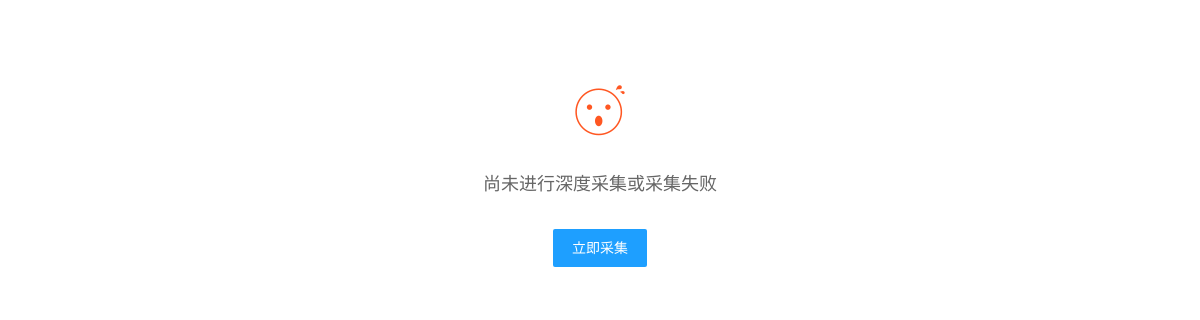
The page /business/warehouse/preview/2 (signed in) on the database as committed earlier.
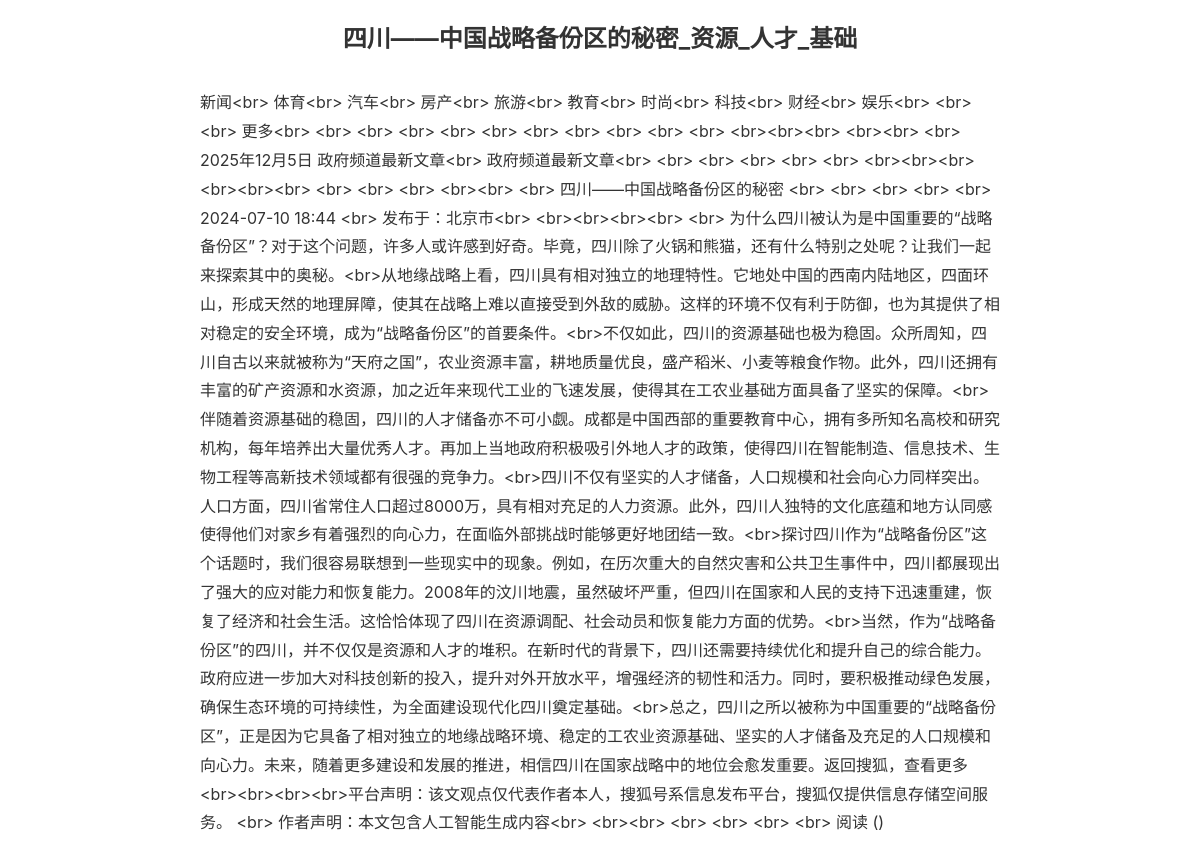
The same page on the database as committed later.
### app/models/opinion.py (models this page shows, shortened)
class OpinionDetail(db.Model):
    __tablename__ = 'opinion_detail'
    id = db.Column(db.Integer, primary_key=True)
    opinion_id = db.Column(db.Integer, db.ForeignKey('opinion_data.id'), nullable=False, unique=True)
    title = db.Column(db.String(512), nullable=True)
    content = db.Column(db.Text, nullable=True)
    created_at = db.Column(db.DateTime, default=datetime.now)
    updated_at = db.Column(db.DateTime, default=datetime.now, onupdate=datetime.now)
    opinion = db.relationship('OpinionData', backref=db.backref('detail', uselist=False))

### app/views/business/warehouse.py (the view)
@business_bp.route('/warehouse/preview/<int:id>')
@login_required
def preview_data(id):
    item = OpinionData.query.get_or_404(id)
    detail = OpinionDetail.query.filter_by(opinion_id=id).first()
    if not detail:
        return render_template('business/preview.html', item=item, detail=None, msg="尚未进行深度采集或采集失败")
    return render_template('business/preview.html', item=item, detail=detail)

### app/templates/business/preview.html (shortened to what this page needs)
<!DOCTYPE html>
<html>
<head>
    <link rel="stylesheet" href="{{ url_for('static', filename='layui-v2.13.2/layui/css/layui.css') }}">
</head>
<body>
<div class="content-container">
    {% if detail %}
        <h1 class="article-title">{{ detail.title }}</h1>
        <div class="article-content">
            {% if detail.content %}
                {{ detail.content | safe | replace('\n', '<br>') }}
            {% else %}
                <p style="text-align: center; color: #999;">暂无详细内容</p>
            {% endif %}
        </div>
    {% else %}
        <div style="text-align: center; padding: 50px;">
            <i class="layui-icon layui-icon-face-surprised" style="font-size: 50px; color: #FF5722;"></i>
            <p style="margin-top: 20px; font-size: 18px; color: #666;">{{ msg }}</p>
            <div style="margin-top: 30px;">
                <button class="layui-btn layui-btn-normal" id="doCrawl">立即采集</button>
            </div>
        </div>
    {% endif %}
</div>
</body>
</html>

### app/templates/business/preview.html (style rules this page uses)
body { padding: 20px; background-color: #fff; }
.content-container { max-width: 800px; margin: 0 auto; }
.article-title { text-align: center; font-size: 24px; font-weight: bold; margin-bottom: 30px; color: #333; }
.article-content { font-size: 16px; line-height: 1.8; color: #333; }

Rows that differ between the two databases and show on the page:
added OpinionDetail: title "四川——中国战略备份区的秘密_资源_人才_基础", content "新闻<br> 体育<br> 汽车<br> 房产<br> 旅游<br> 教育<br> 时尚<br> 科技<br> 财经<br> 娱乐<br> <br> <br> 更多<br> <br> <br> <br> <br> <br> <br> <br> <br> <br> <br> <br><br><br> <br><br> <br> 2025年12月5日 政府频道最新文章<br> 政府频道最新文章<br> <br> <br> <br> <br> <br> <br><br><br><br><br><br> <br> <br> <br> <br><br> <br> 四川——中国战略备份区的秘密 <br> <br> <br> <br> <br> 2024-07-10 18:44 <br> 发布于：北京市<br> <br><br><br><br> <br>…"
Other text that changed with them:
{{ msg }}: "尚未进行深度采集或采集失败" → (not shown)
text no longer shown: "立即采集"
